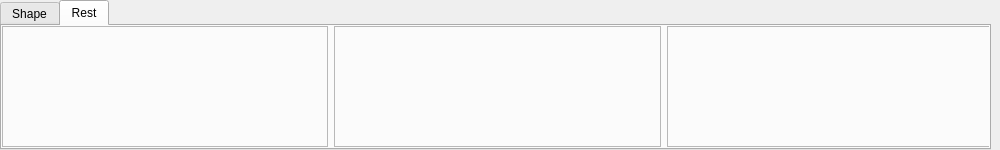
<?xml version="1.0" encoding="UTF-8"?>
<ui version="4.0">
 <class>SegmentEditor</class>
 <widget class="QWidget" name="SegmentEditor">
  <property name="geometry">
   <rect>
    <x>0</x>
    <y>0</y>
    <width>1000</width>
    <height>150</height>
   </rect>
  </property>
  <property name="windowTitle">
   <string>Form</string>
  </property>
  <widget class="QTabWidget" name="tabWidget">
   <property name="geometry">
    <rect>
     <x>0</x>
     <y>0</y>
     <width>991</width>
     <height>150</height>
    </rect>
   </property>
   <property name="currentIndex">
    <number>1</number>
   </property>
   <widget class="QWidget" name="tabShape">
    <attribute name="title">
     <string>Shape</string>
    </attribute>
    <widget class="QWidget" name="gridLayoutWidget">
     <property name="geometry">
      <rect>
       <x>0</x>
       <y>0</y>
       <width>991</width>
       <height>121</height>
      </rect>
     </property>
     <layout class="QGridLayout" name="gridLayout">
      <item row="2" column="1">
       <widget class="QFrame" name="frameShapeDims">
        <property name="frameShape">
         <enum>QFrame::StyledPanel</enum>
        </property>
        <property name="frameShadow">
         <enum>QFrame::Raised</enum>
        </property>
       </widget>
      </item>
      <item row="2" column="2">
       <widget class="QFrame" name="frameShapeRots">
        <property name="frameShape">
         <enum>QFrame::StyledPanel</enum>
        </property>
        <property name="frameShadow">
         <enum>QFrame::Raised</enum>
        </property>
       </widget>
      </item>
      <item row="2" column="3">
       <widget class="QFrame" name="frameShapeTrans">
        <property name="frameShape">
         <enum>QFrame::StyledPanel</enum>
        </property>
        <property name="frameShadow">
         <enum>QFrame::Raised</enum>
        </property>
       </widget>
      </item>
     </layout>
    </widget>
   </widget>
   <widget class="QWidget" name="tabRest">
    <attribute name="title">
     <string>Rest</string>
    </attribute>
    <widget class="QWidget" name="gridLayoutWidget_2">
     <property name="geometry">
      <rect>
       <x>0</x>
       <y>0</y>
       <width>991</width>
       <height>121</height>
      </rect>
     </property>
     <layout class="QGridLayout" name="gridLayout_2">
      <item row="2" column="1">
       <widget class="QFrame" name="frameShapeRestDims">
        <property name="frameShape">
         <enum>QFrame::StyledPanel</enum>
        </property>
        <property name="frameShadow">
         <enum>QFrame::Raised</enum>
        </property>
       </widget>
      </item>
      <item row="2" column="3">
       <widget class="QFrame" name="frameShapeRestTrans">
        <property name="frameShape">
         <enum>QFrame::StyledPanel</enum>
        </property>
        <property name="frameShadow">
         <enum>QFrame::Raised</enum>
        </property>
       </widget>
      </item>
      <item row="2" column="2">
       <widget class="QFrame" name="frameShapeRestRots">
        <property name="frameShape">
         <enum>QFrame::StyledPanel</enum>
        </property>
        <property name="frameShadow">
         <enum>QFrame::Raised</enum>
        </property>
       </widget>
      </item>
     </layout>
    </widget>
   </widget>
  </widget>
 </widget>
 <resources/>
 <connections/>
</ui>
